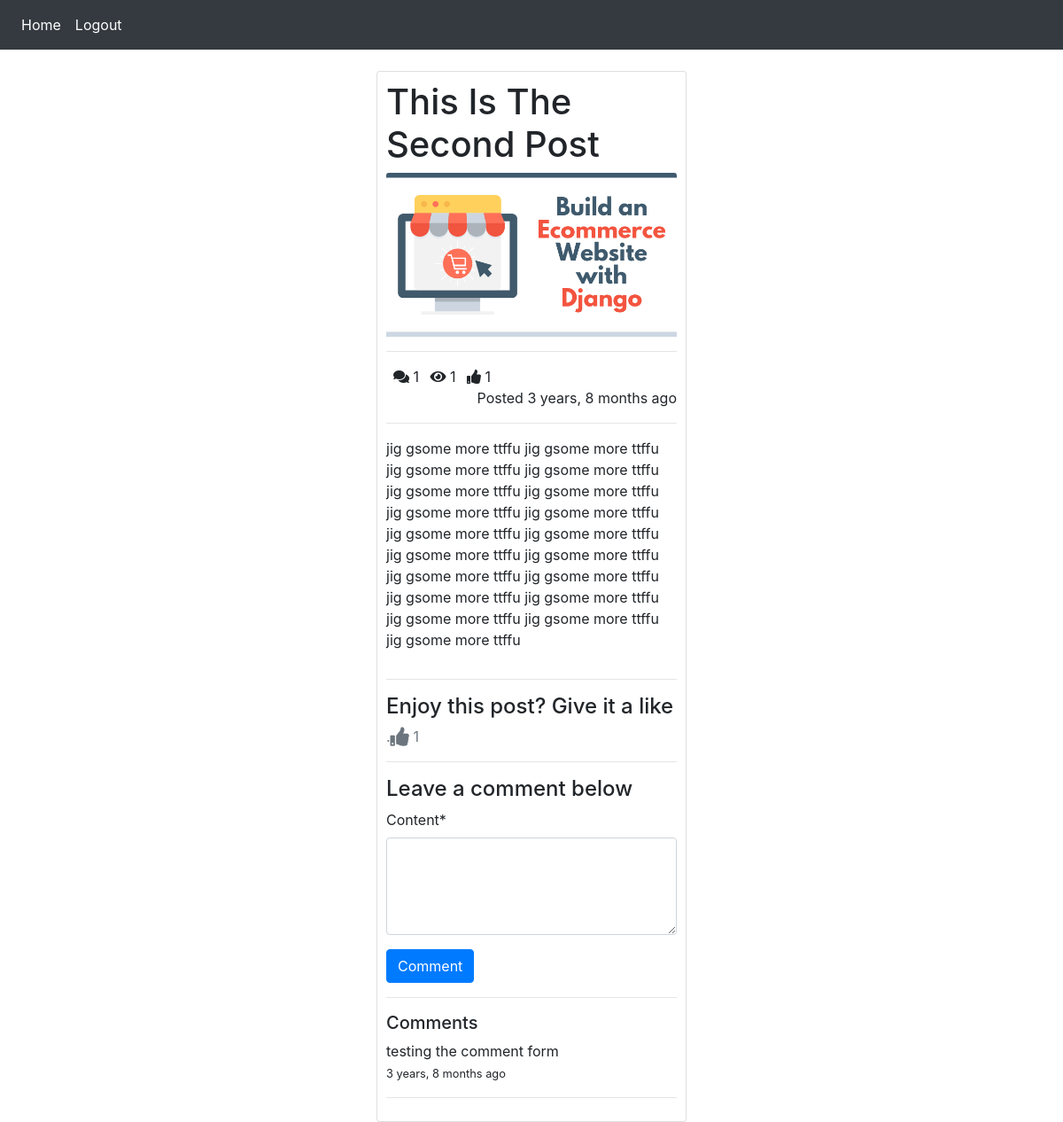
The app's page /second/ (signed in) with its own data.
### posts/models.py (models this page shows, shortened)
class Post(models.Model):
    title = models.CharField(max_length=100)
    content = models.TextField()
    thumbnail = models.ImageField()
    publish_date = models.DateTimeField(auto_now_add=True)
    last_updated = models.DateTimeField(auto_now=True)
    author = models.ForeignKey(User, on_delete=models.CASCADE)
    slug = models.SlugField()
    def get_like_url(self):
        return reverse("like", kwargs={
            'slug': self.slug
        })
    @property
    def comments(self):
        return self.comment_set.all()
    @property
    def get_comment_count(self):
        return self.comment_set.all().count()
    @property
    def get_view_count(self):
        return self.postview_set.all().count()
    @property
    def get_like_count(self):
        return self.like_set.all().count()

class Comment(models.Model):
    user = models.ForeignKey(User, on_delete=models.CASCADE)
    post = models.ForeignKey(Post, on_delete=models.CASCADE)
    timestamp = models.DateTimeField(auto_now_add=True)
    content = models.TextField()

### posts/views.py (the view, shortened to what this page needs)
# urls.py: path('<slug>/', PostDetailView.as_view(), name='detail'),
class PostDetailView(DetailView):
    model = Post
    def get_context_data(self, **kwargs):
        context = super().get_context_data(**kwargs)
        context.update({
            'form': CommentForm()
        })
        return context
    def get_object(self, **kwargs):
        object = super().get_object(**kwargs)
        if self.request.user.is_authenticated:
            PostView.objects.get_or_create(user=self.request.user, post=object)
        return object

### posts/forms.py
class CommentForm(forms.ModelForm):
    content = forms.CharField(required=True, widget=forms.Textarea(attrs={
        'rows': 4
    }))
    class Meta:
        model = Comment
        fields = ('content', )

### templates/posts/post_detail.html (shortened to what this page needs)
{% extends "base.html" %}
{% load crispy_forms_tags %}
{% block content %}
    <div class='row'>
    <div class='col-4 offset-4'>
    <div class='card' style='padding: 10px;'>
        <h1>{{ object.title|title }}</h1>
        <img src="{{ object.thumbnail.url }}" class="card-img-top" alt="...">
        <hr />
        <div>
            <span><i class="fas fa-comments ml-2"></i> {{ object.get_comment_count }}</span>
            <span><i class="fas fa-eye ml-2"></i> {{ object.get_view_count }}</span>
            <span><i class="fas fa-thumbs-up ml-2"></i> {{ object.get_like_count }}</span>
            <span class='float-right'>Posted {{ object.publish_date|timesince }} ago</span>
        </div>
        <hr />
        <div>
        <p>{{ object.content }}</p>
        </div>
        <hr />
        <div>
            <h4>Enjoy this post? Give it a like</h4>
            <a class="text-muted" href="{{ object.get_like_url }}">
            .<i class="fas fa-thumbs-up fa-lg"></i>
            {{ object.get_like_count }}
            </a>
            <hr />
            {% if request.user.is_authenticated %}
                <h4>Leave a comment below</h4>
                <form method="POST">
                    {{ form|crispy }}
                    <button class='btn btn-primary' type='submit'>Comment</button>
                </form>
                <hr />
                <h5>Comments</h5>
                {% for comment in object.comments %}
                    <div>
                        <p>{{ comment.content }}
                        <br />
                        <small>{{ comment.timestamp|timesince }} ago</small>
                        </p>
                    </div>
                    <hr />
                {% endfor %}
            {% else %}
            <a href="{% url 'account_login' %}" class="btn btn-primary btn-block">Login to comment</a>
            {% endif %}
        </div>
    </div>
    </div>
    </div>
{% endblock content %}

### records on screen
Post: title "This Is The Second Post", thumbnail (picture), get_comment_count "1", get_view_count "1", get_like_count "1", publish_date "3 years, 8 months", content "jig gsome more ttffu jig gsome more ttffu jig gsome more ttffu jig gsome more ttffu jig gsome more ttffu jig gsome more ttffu jig gsome more ttffu jig gsome more ttffu jig gsome more ttffu jig gsome more ttffu jig gsome more ttffu jig gsome more ttffu jig gsome more ttffu jig gsome more ttffu jig gsome more ttffu jig gsome more ttffu jig gsome more ttffu jig gsome more ttffu jig gsome more ttffu"
Comment: content "testing the comment form", timestamp "3 years, 8 months"
